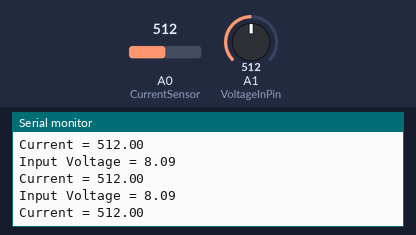
The sketch below on a simulated Arduino Uno, built with avr-gcc and run on an emulated ATmega328P. Shown: the last lines printed to the serial monitor. Inputs (shaded band) come from the test bench; at power-on: A0 (CurrentSensor) = 512, A1 (VoltageInPin) = 512.

Above: at 2.7 s.
2.8 s: A0 (CurrentSensor) set to 11
At 2.93 s:
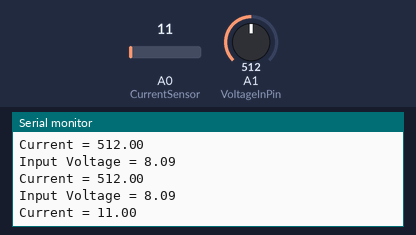
4.3 s: A0 (CurrentSensor) set to 8
At 4.35 s:
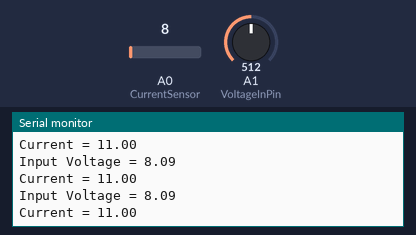
10.3 s: A1 (VoltageInPin) set to 645
At 10.32 s:
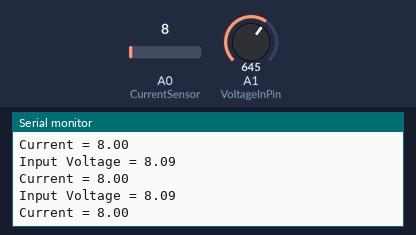
13.3 s: A1 (VoltageInPin) set to 624
At 13.36 s:
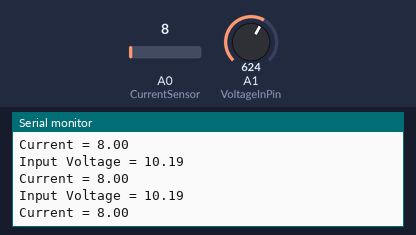
Timing chart, 0 to 15.8 s (numbered marks = the images above; inputs shaded):
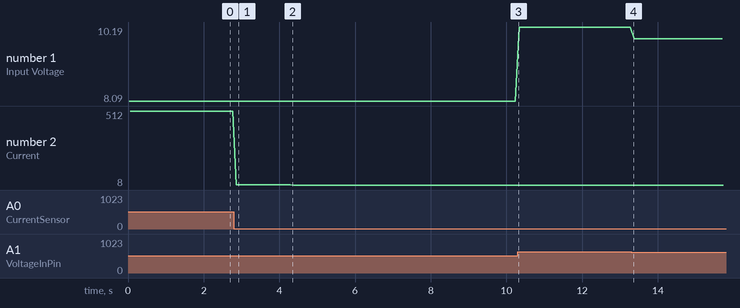

Measured:
- after the input at 2.8 s, the serial monitor: prints a new line after 0.06 s (image 1)
- plotted number 1: 8.09 → 10.19 after the input at 10.3 s, 10.19 → 9.85 after the input at 13.3 s
- plotted number 2: 512 → 11 after the input at 2.8 s, 11 → 8 after the input at 4.3 s

The sketch:

Voltage_Current_Test.ino
```cpp
// Define analog input
#define VoltageInPin A1
#define CurrentSensor A0

// Floats for ADC voltage & Input voltage
float adc_voltage = 0.0;
float in_voltage = 0.0;

// Floats for resistor values in divider (in ohms)
float R1 = 39000.0; // 39K
float R2 = 10000.0; // 10K

// Float for Reference Voltage
float ref_voltage = 3.3;

// Integer for ADC value
int adc_value = 0;

float i;

void setup()
{
   // Setup Serial Monitor
   Serial.begin(9600);
   Serial.println("DC Voltage and Current Test");
   pinMode(VoltageInPin, INPUT);
   pinMode(CurrentSensor, INPUT);
}

void loop(){
   // Read the Analog Input
   adc_value = analogRead(VoltageInPin);

   // Determine voltage at ADC input
   adc_voltage  = (adc_value * ref_voltage) / 1024.0;

   // Calculate voltage at divider input
   in_voltage = adc_voltage / (R2/(R1+R2)) ;

   // Print results to Serial Monitor to 2 decimal places
  Serial.print("Input Voltage = ");
  Serial.println(in_voltage, 2);

  // Current Sensing for ACS712 Sensor
    i = analogRead(CurrentSensor);
    Serial.print("Current = ");
    Serial.println(i);

  // Short delay
  delay(100);
}
```
